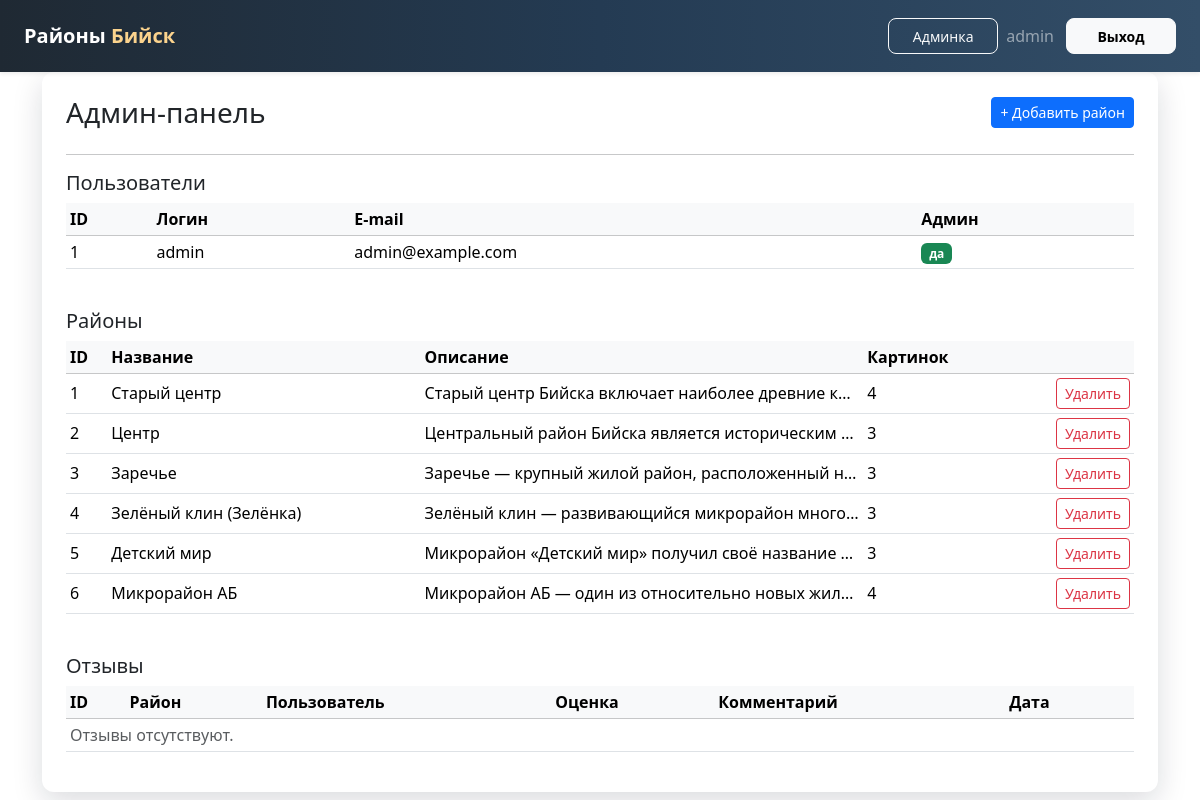
Page /admin (signed in) on the earlier database version.
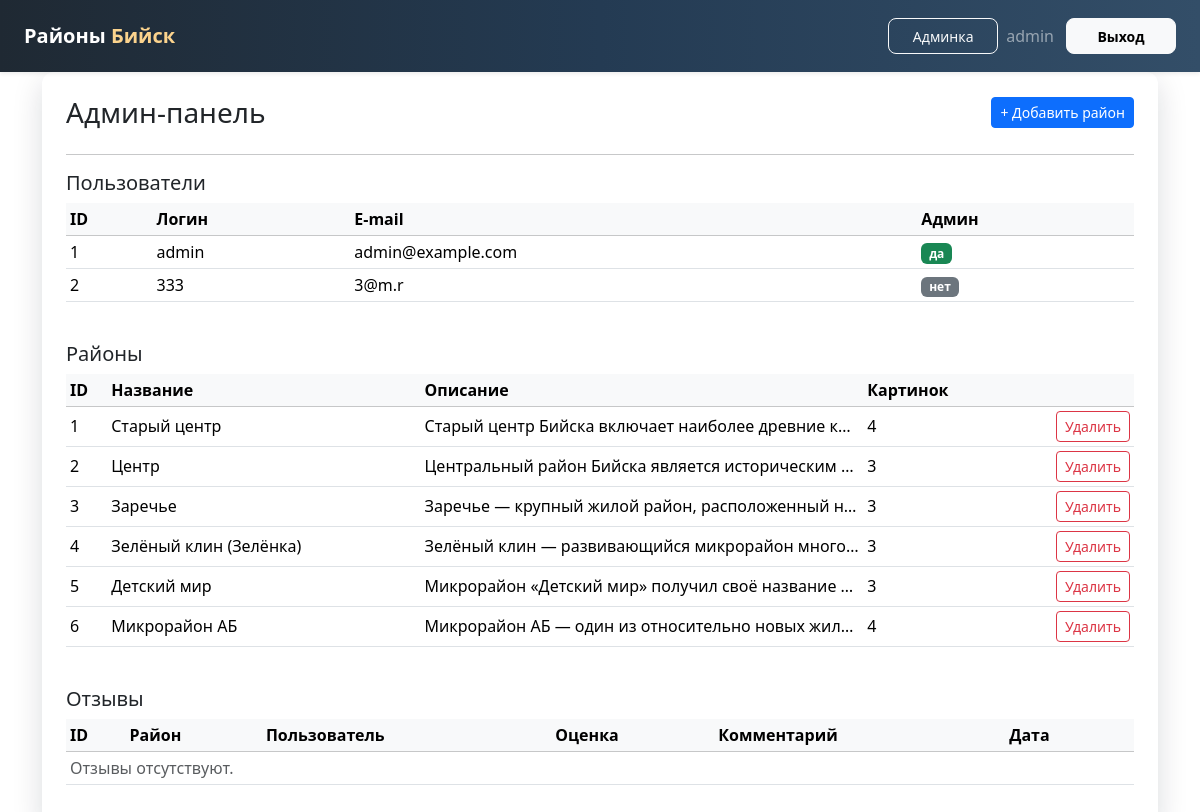
Same page on the later database version.
### app.py (models this page shows, shortened)
class User(db.Model, UserMixin):
    id = db.Column(db.Integer, primary_key=True)
    username = db.Column(db.String(150), unique=True, nullable=False)
    email = db.Column(db.String(150), unique=True, nullable=False)
    password_hash = db.Column(db.String(255), nullable=False)
    is_admin = db.Column(db.Boolean, default=False, nullable=False)
    reviews = db.relationship('Review', backref='author', lazy=True)

class District(db.Model):
    id = db.Column(db.Integer, primary_key=True)
    name = db.Column(db.String(150), nullable=False)
    description = db.Column(db.Text)
    image_filename = db.Column(db.String(255))
    reviews = db.relationship(
        'Review',
        backref='district',
        lazy=True,
        cascade='all, delete-orphan'
    )
    images = db.relationship(
        'DistrictImage',
        backref='district',
        lazy=True,
        cascade='all, delete-orphan'
    )

### app.py (the view)
@app.route('/admin')
@login_required
@admin_required
def admin_index():
    users = User.query.all()
    districts = District.query.all()
    reviews = Review.query.all()
    return render_template('admin/index.html',
                           users=users,
                           districts=districts,
                           reviews=reviews)

### app.py (called while the page is built)
@login_manager.user_loader
def load_user(user_id):
    return User.query.get(int(user_id))

def admin_required(f):
    @wraps(f)
    def decorated(*args, **kwargs):
        if not current_user.is_authenticated or not current_user.is_admin:
            abort(403)
        return f(*args, **kwargs)
    return decorated

### templates/admin/index.html (shortened to what this page needs)
{% extends 'base.html' %}
{% block content %}
<div class="admin-wrapper">
  <div class="d-flex justify-content-between align-items-center mb-4">
  <h1 class="h3 mb-0">Админ-панель</h1>
  <div class="d-flex gap-2">
    <a href="{{ url_for('admin_add_district') }}" class="btn btn-sm btn-primary">
      + Добавить район
    </a>
  </div>
</div>
  <hr>
  <h2 class="h5 mt-3 mb-2">Пользователи</h2>
  <div class="table-responsive mb-4">
    <table class="table table-sm align-middle">
      <thead class="table-light">
        <tr>
          <th>ID</th>
          <th>Логин</th>
          <th>E-mail</th>
          <th>Админ</th>
        </tr>
      </thead>
      <tbody>
      {% for u in users %}
        <tr>
          <td>{{ u.id }}</td>
          <td>{{ u.username }}</td>
          <td>{{ u.email }}</td>
          <td>
            {% if u.is_admin %}
              <span class="badge bg-success">да</span>
            {% else %}
              <span class="badge bg-secondary">нет</span>
            {% endif %}
          </td>
        </tr>
      {% else %}
        <tr><td colspan="4" class="text-muted">Пользователей нет.</td></tr>
      {% endfor %}
      </tbody>
    </table>
  </div>
  <h2 class="h5 mb-2">Районы</h2>
  <div class="table-responsive mb-4">
    <table class="table table-sm align-middle">
      <thead class="table-light">
        <tr>
          <th>ID</th>
          <th>Название</th>
          <th>Описание</th>
          <th>Картинок</th>
          <th></th>
        </tr>
      </thead>
      <tbody>
      {% for d in districts %}
        <tr>
          <td>{{ d.id }}</td>
          <td>{{ d.name }}</td>
          <td class="text-truncate" style="max-width: 280px;">
            {{ d.description[:120] }}{% if d.description and d.description|length > 120 %}...{% endif %}
          </td>
          <td>{{ d.images|length }}</td>
          <td class="text-end">
            <form action="{{ url_for('admin_delete_district', district_id=d.id) }}"
                  method="post" class="d-inline">
              <button type="submit" class="btn btn-sm btn-outline-danger"
                      onclick="return confirm('Удалить район и все его данные?')">
                Удалить
              </button>
            </form>
          </td>
        </tr>
      {% else %}
        <tr><td colspan="5" class="text-muted">Районов нет.</td></tr>
      {% endfor %}
      </tbody>
    </table>
  </div>
  <h2 class="h5 mb-2">Отзывы</h2>
  <div class="table-responsive">
    <table class="table table-sm align-middle">
      <thead class="table-light">
        <tr>
          <th>ID</th>
          <th>Район</th>
          <th>Пользователь</th>
          <th>Оценка</th>
          <th>Комментарий</th>
          <th>Дата</th>
          <th></th>
        </tr>
      </thead>
      <tbody>
      {% for r in reviews %}
        <tr>
          <td>{{ r.id }}</td>
          <td>{{ r.district.name if r.district }}</td>
          <td>{{ r.author.username if r.author }}</td>
          <td>{{ r.rating }}</td>
          <td class="text-truncate" style="max-width: 260px;">
            {{ r.comment[:120] }}{% if r.comment and r.comment|length > 120 %}...{% endif %}
          </td>
          <td>{{ r.created_at.strftime('%d.%m.%Y %H:%M') if r.created_at }}</td>
          <td class="text-end">
            <form action="{{ url_for('admin_delete_review', review_id=r.id) }}"
                  method="post" class="d-inline">
              <button type="submit" class="btn btn-sm btn-outline-danger"
                      onclick="return confirm('Удалить отзыв?')">
                Удалить
              </button>
            </form>
          </td>
        </tr>
      {% else %}
        <tr><td colspan="7" class="text-muted">Отзывы отсутствуют.</td></tr>
      {% endfor %}
      </tbody>
    </table>
  </div>
</div>
{% endblock %}

### templates/base.html (shortened to what this page needs)
<!doctype html>
<html lang="ru">
<head>
    <link rel="stylesheet"
          href="https://cdn.jsdelivr.net/npm/bootstrap@5.3.3/dist/css/bootstrap.min.css">
</head>
<body>
<nav class="navbar navbar-expand-lg navbar-dark bg-gradient-primary shadow-sm py-3">
  <div class="container-fluid px-4">
    <a class="navbar-brand fw-bold" href="{{ url_for('index') }}">
      Районы&nbsp;<span class="text-accent">Бийск</span>
    </a>
    <div class="collapse navbar-collapse" id="mainNavbar">
      <div class="d-flex align-items-center gap-2">
        {% if current_user.is_authenticated %}
          {% if current_user.is_admin %}
            <a href="{{ url_for('admin_index') }}"
               class="btn btn-sm btn-outline-light rounded-3 px-3">
              Админка
            </a>
          {% endif %}
          <span class="text-white-50 me-1 d-none d-md-inline">
            {{ current_user.username }}
          </span>
          <a href="{{ url_for('logout') }}"
             class="btn btn-sm btn-light rounded-3 px-3 fw-semibold">
            Выход
          </a>
        {% endif %}
      </div>
    </div>
  </div>
</nav>
<div class="container">
  {% block content %}{% endblock %}
</div>
</body>
</html>

### templates/base.html (style rules this page uses)
.bg-gradient-primary { background: linear-gradient(90deg, #1f2933, #243b53, #334e68); }
.text-accent { color: #fbd38d; }
.navbar .btn-sm { min-width: 110px; height: 36px; display: inline-flex; align-items: center; justify-content: center; }
.admin-wrapper { background-color: #ffffff; border-radius: 12px; padding: 24px; box-shadow: 0 10px 30px rgba(15, 23, 42, 0.15); }

Differences in the rows shown:
added User: id "2", username "333", email "3@m.r", is_admin "нет"
